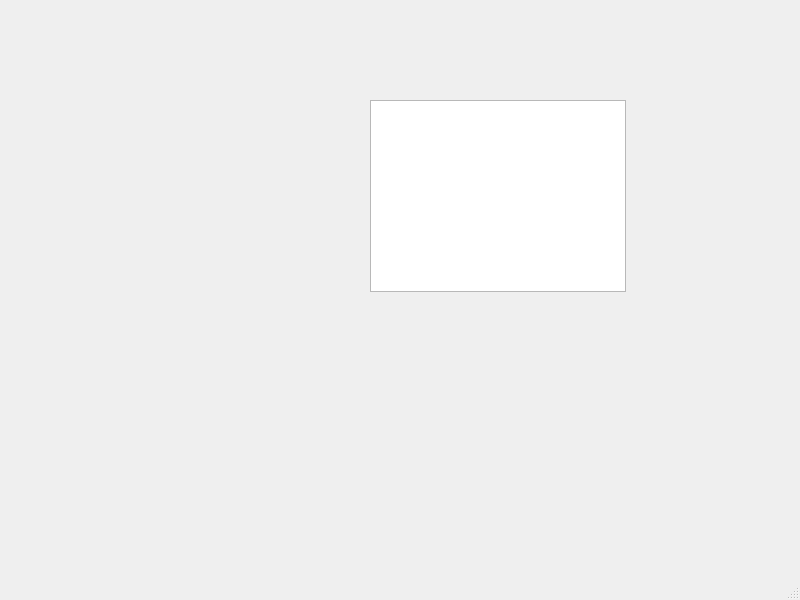
<?xml version="1.0" encoding="UTF-8"?>
<ui version="4.0">
 <class>MainWindow</class>
 <widget class="QMainWindow" name="MainWindow">
  <property name="geometry">
   <rect>
    <x>0</x>
    <y>0</y>
    <width>800</width>
    <height>600</height>
   </rect>
  </property>
  <property name="minimumSize">
   <size>
    <width>800</width>
    <height>0</height>
   </size>
  </property>
  <property name="cursor">
   <cursorShape>OpenHandCursor</cursorShape>
  </property>
  <property name="windowTitle">
   <string>MainWindow</string>
  </property>
  <widget class="QWidget" name="centralwidget">
   <widget class="QGraphicsView" name="graphicsView">
    <property name="geometry">
     <rect>
      <x>370</x>
      <y>100</y>
      <width>256</width>
      <height>192</height>
     </rect>
    </property>
    <property name="cursor" stdset="0">
     <cursorShape>UpArrowCursor</cursorShape>
    </property>
   </widget>
  </widget>
  <widget class="QMenuBar" name="menubar">
   <property name="geometry">
    <rect>
     <x>0</x>
     <y>0</y>
     <width>800</width>
     <height>26</height>
    </rect>
   </property>
  </widget>
  <widget class="QStatusBar" name="statusbar"/>
 </widget>
 <resources/>
 <connections/>
</ui>
